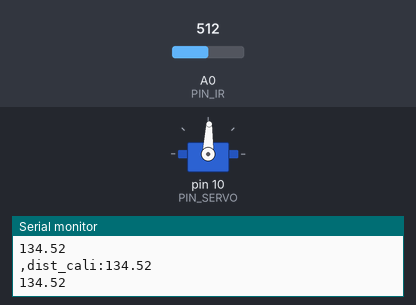
The sketch below on a simulated Arduino Uno, built with avr-gcc and run on an emulated ATmega328P. Shown: servo, the last lines printed to the serial monitor. Inputs (shaded band) come from the test bench; at power-on: A0 (PIN_IR) = 512.

Above: at 1.2 s.
1.3 s: A0 (PIN_IR) set to 326
2.8 s: A0 (PIN_IR) set to 297
At 4.0 s:
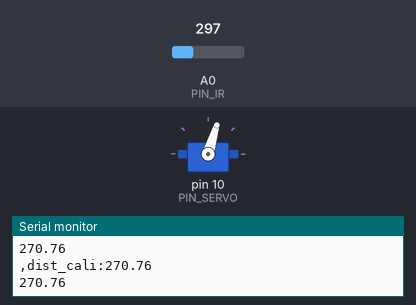
4.3 s: A0 (PIN_IR) set to 511
At 4.7 s:
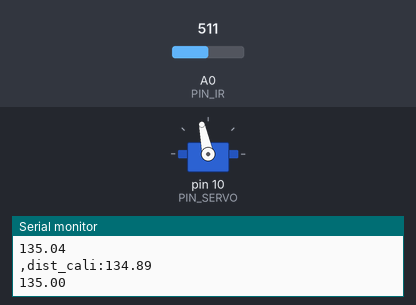
5.8 s: A0 (PIN_IR) set to 306
At 6.9 s:
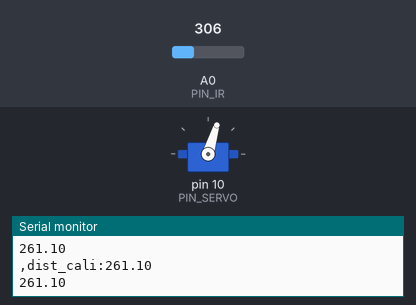
7.4 s: A0 (PIN_IR) set to 10
8.9 s: A0 (PIN_IR) set to 7
At 10.4 s:
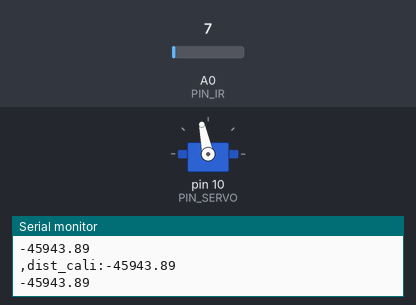
Timing chart, 0 to 11.4 s (numbered marks = the images above; inputs shaded):
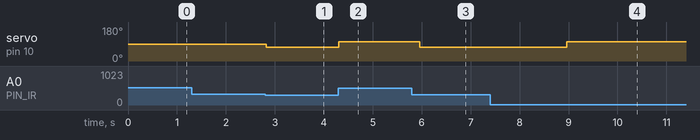

Measured:
- the behaviour switches between 312 and 311 on A0 (PIN_IR) (found by bisection; images 0 and 1)
- the behaviour switches between 9 and 8 on A0 (PIN_IR) (found by bisection; images 3 and 4)
- after the input at 2.8 s, servo on pin 10 (PIN_SERVO): 88° → 73° at once
- after the input at 4.3 s, servo on pin 10 (PIN_SERVO): 73° → 102° at once
- after the input at 5.8 s, servo on pin 10 (PIN_SERVO): 102° → 73° after 0.16 s
- after the input at 8.9 s, servo on pin 10 (PIN_SERVO): 73° → 102° after 0.06 s

The sketch:

21_bbc_20203147.ino
```cpp
#include <Servo.h>

// Arduino pin assignment
#define PIN_IR A0
#define PIN_SERVO 10

#define _DUTY_MIN 1300
#define _DUTY_NEU 1450
#define _DUTY_MAX 1600

#define INTERVAL 20  // servo update interval
#define _DIST_ALPHA 0.3 // EMA weight of new sample

int a, b; // unit: mm
Servo myservo;
int servo_neu;
float dist_ema, alpha;
unsigned long last_sampling_time; // unit: ms

void setup() {
  myservo.attach(PIN_SERVO);
  myservo.writeMicroseconds(_DUTY_NEU);

// initialize serial port
  Serial.begin(57600);

  a = 69;
  b = 290;

  servo_neu = 87;
  last_sampling_time = 0;
  alpha = _DIST_ALPHA;
}

float ir_distance(void){ // return value unit: mm
  float val;
  float volt = float(analogRead(PIN_IR));
  val = ((6762.0/(volt-9.0))-4.0) * 10.0;
  return val;
}

void loop() {
  if(millis() < last_sampling_time + INTERVAL) return;

  float raw_dist = ir_distance();
  float dist_cali = 100 + 300.0 / (b - a) * (raw_dist - a);
  Serial.print(",dist_cali:");
  Serial.println(dist_cali);

  dist_ema = alpha * dist_cali + (1-alpha) * dist_ema;

  Serial.println(dist_ema);

  if (myservo.read() == servo_neu) {
    if (dist_ema > 255) myservo.writeMicroseconds(_DUTY_MIN);
    else if (dist_ema < 255) myservo.writeMicroseconds(_DUTY_MAX);
  }
  else if (myservo.read() < servo_neu && dist_ema < 255) myservo.writeMicroseconds(_DUTY_MAX);
  else if (myservo.read() > servo_neu && dist_ema > 255) myservo.writeMicroseconds(_DUTY_MIN);

  last_sampling_time += INTERVAL;
}
```
